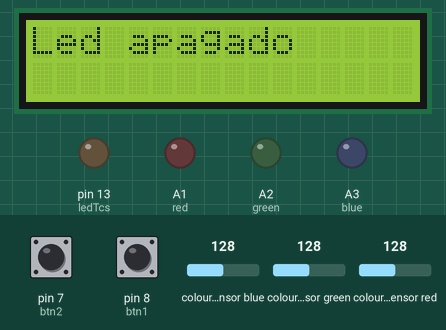
Simulated run of this sketch. Board: Arduino Uno, built with avr-gcc and run on an emulated ATmega328P. On the bench: 16×2 character LCD, output pins drawn as LEDs (lit = HIGH). Inputs (shaded band) come from the test bench; at power-on: pin 8 (btn1) HIGH, pin 7 (btn2) HIGH, colour sensor blue 128, colour sensor green 128, colour sensor red 128.

Above: at 1.2 s.
1.3 s: pin 8 (btn1) pulled LOW for 3.2 s
At 4.1 s:
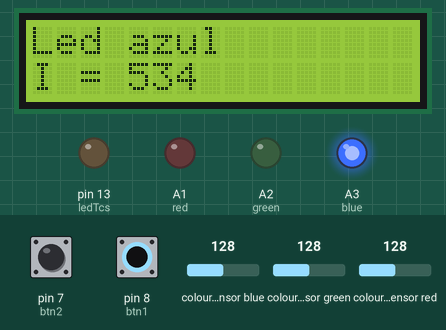
6.0 s: pin 8 (btn1) pulled LOW for 0.5 s
At 7.4 s:
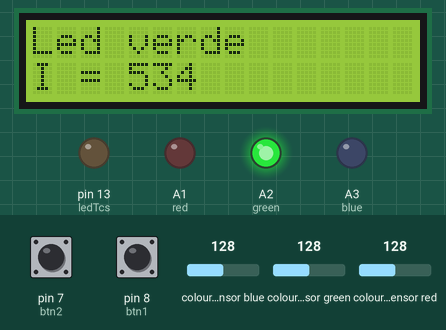
8.0 s: pin 7 (btn2) pulled LOW for 3.2 s
At 10.4 s:
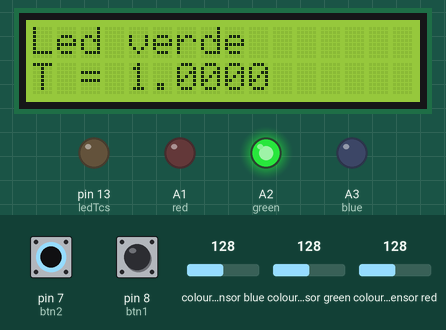
12.7 s: colour sensor blue set to 250
At 14.0 s:
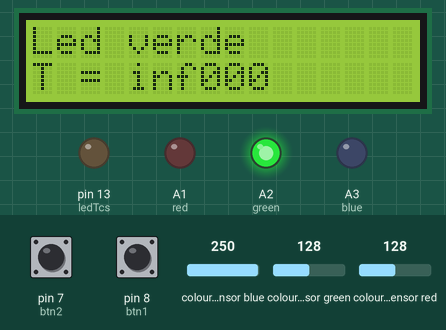
14.3 s: colour sensor green set to 191
At 15.0 s:
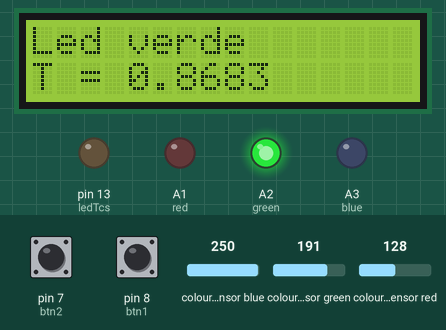
15.9 s: colour sensor red set to 5
At 16.4 s:
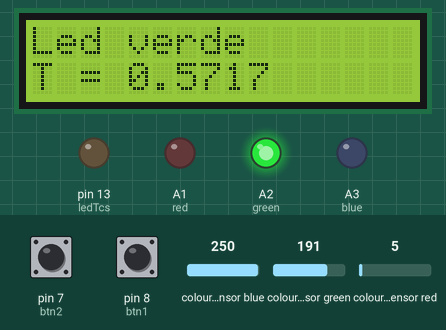
Timing chart, 0 to 18.5 s (numbered marks = the images above; inputs shaded):
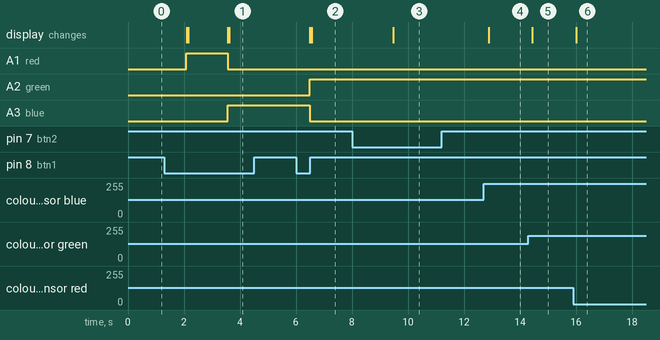

The sketch:

colorimetro.ino
```cpp
//bibliotecas
#include <Wire.h>
#include <LiquidCrystal_I2C.h>
#include <Adafruit_TCS34725.h>
// switches
int caseI = 0;
int x = 0;
int btn1 = 8;
int btn1p = 0;
int btn2 = 7;
int btn2p = 0;
// led
int red = A1;
int green = A2;
int blue = A3;
int valr, valg, valb;
int r, g, b;
//i2c
#define col 16 //Numero de colunas do display
#define lin  2 //Numero de linhas do display
#define ende  0x27 //Endereço do display
LiquidCrystal_I2C lcd(ende,col,lin); //função LiquidCrystal com I2C
//tcs34725
int ledTcs = 13;
Adafruit_TCS34725 tcs = Adafruit_TCS34725(TCS34725_INTEGRATIONTIME_614MS  , TCS34725_GAIN_1X);
uint16_t rs, gs, bs, cs, colorTemp, lux;
//variaveis
int branco;
double absorbancia;

void setup() {
  // put your setup code here, to run once:
  Serial.begin(9600);
  lcd.init();
  lcd.backlight();
  lcd.clear();
  pinMode(ledTcs, OUTPUT);
  digitalWrite(ledTcs, LOW);
  pinMode(btn1, INPUT_PULLUP);
  pinMode(btn2, INPUT_PULLUP);
}

void loop() {
  // put your main code here, to run repeatedly:
  switch(caseI){
    case 0:{
      ledApagado();
      while(1){
        btn1p = digitalRead(btn1);delay(200);
        btn2p = digitalRead(btn2);delay(200);
        if(btn2p == LOW){
          lcd.clear();
          lcd.setCursor(0, 0);
          lcd.print("Primeiro ligue o");
          lcd.setCursor(0, 1);
          lcd.print("led");
        }
        if(btn1p == LOW){
          caseI = 1;
          break;
        }
      }
    }
    case 1:{
      ledVermelho();
      pegaMedida();
    }
    case 2:{
      ledAzul();
      pegaMedida();
    }
    case 3:{
      ledVerde();
      pegaMedida();
    }
    default:
    break;
 }
}
void pegaMedida(){
  while(1){
  tcs.getRawData(&rs, &gs, &bs, &cs);
  lux = tcs.calculateLux(rs, gs, bs);
  lcd.setCursor(0, 1);
  lcd.print("I = ");
  lcd.setCursor(4, 1);
  lcd.print(lux);
  delay(1000);
  btn1p = digitalRead(btn1);delay(200);
  btn2p = digitalRead(btn2);delay(200);
  if (btn2p == LOW){
    branco = lux;
    while(1){
      tcs.getRawData(&rs, &gs, &bs, &cs);
      lux = tcs.calculateLux(rs, gs, bs);
      double(absorbancia) = double(branco) / double(lux);
      lcd.setCursor(0, 1);
      lcd.print("T = ");
      lcd.setCursor(4, 1);
      lcd.print(absorbancia, 4);
      btn1p = digitalRead(btn1);delay(200);
      if(btn1p == LOW){
      break;
      }
    }
  }
  if(btn1p == LOW){
    break;
    loop();
  }
  }return;
}
void ledApagado(){
  // valores do led
  r = 0;
  g = 0;
  b = 0;
  // valores sendo convertidos
  valr = (255- r); //valores sendo convertidos
  valg = (255- g);
  valb = (255- b);
  // passando os valores para o led
  analogWrite (red, r); //saída já convertida
  analogWrite (green, g);
  analogWrite (blue, b);
  // escrita no display
  lcd.clear();
  lcd.setCursor(0, 0);
  lcd.print("Led apagado");
}
void ledVermelho(){
  // valores do led
  r = 255;
  g = 0;
  b = 0;
  // valores sendo convertidos
  valr = (255- r); //valores sendo convertidos
  valg = (255- g);
  valb = (255- b);
  // passando os valores para o led
  analogWrite (red, r); //saída já convertida
  analogWrite (green, g);
  analogWrite (blue, b);
  // escrita no display
  lcd.clear();
  lcd.setCursor(0, 0);
  lcd.print("Led vermelho");
}
void ledVerde(){
  // valores do led
  r = 0;
  g = 255;
  b = 0;
  // valores sendo convertidos
  valr = (255- r); //valores sendo convertidos
  valg = (255- g);
  valb = (255- b);
  // passando os valores para o led
  analogWrite (red, r); //saída já convertida
  analogWrite (green, g);
  analogWrite (blue, b);
  // escrita no display
  lcd.clear();
  lcd.setCursor(0, 0);
  lcd.print("Led verde");
}
void ledAzul(){
  // valores do led
  r = 0;
  g = 0;
  b = 255;
  // valores sendo convertidos
  valr = (255- r); //valores sendo convertidos
  valg = (255- g);
  valb = (255- b);
  // passando os valores para o led
  analogWrite (red, r); //saída já convertida
  analogWrite (green, g);
  analogWrite (blue, b);
  // escrita no display
  lcd.clear();
  lcd.setCursor(0, 0);
  lcd.print("Led azul");
}
```

Measured:
- after the input at 1.3 s, A1 (red): LOW → HIGH after 0.78 s, → LOW 1.5 s later; A3 (blue): LOW → HIGH after 2.3 s; the display: first changes after 0.80 s (image 1 shows a later state)
- after the input at 6.0 s, A2 (green): LOW → HIGH after 0.48 s; A3 (blue): HIGH → LOW after 0.48 s; the display: first changes after 0.50 s (image 2 shows a later state)
- after the input at 8.0 s, the display: changes after 1.5 s (image 3)
- after the input at 12.7 s, the display: changes after 0.18 s (image 4)
- after the input at 14.3 s, the display: changes after 0.13 s (image 5)
- after the input at 15.9 s, the display: changes after 0.10 s (image 6)
